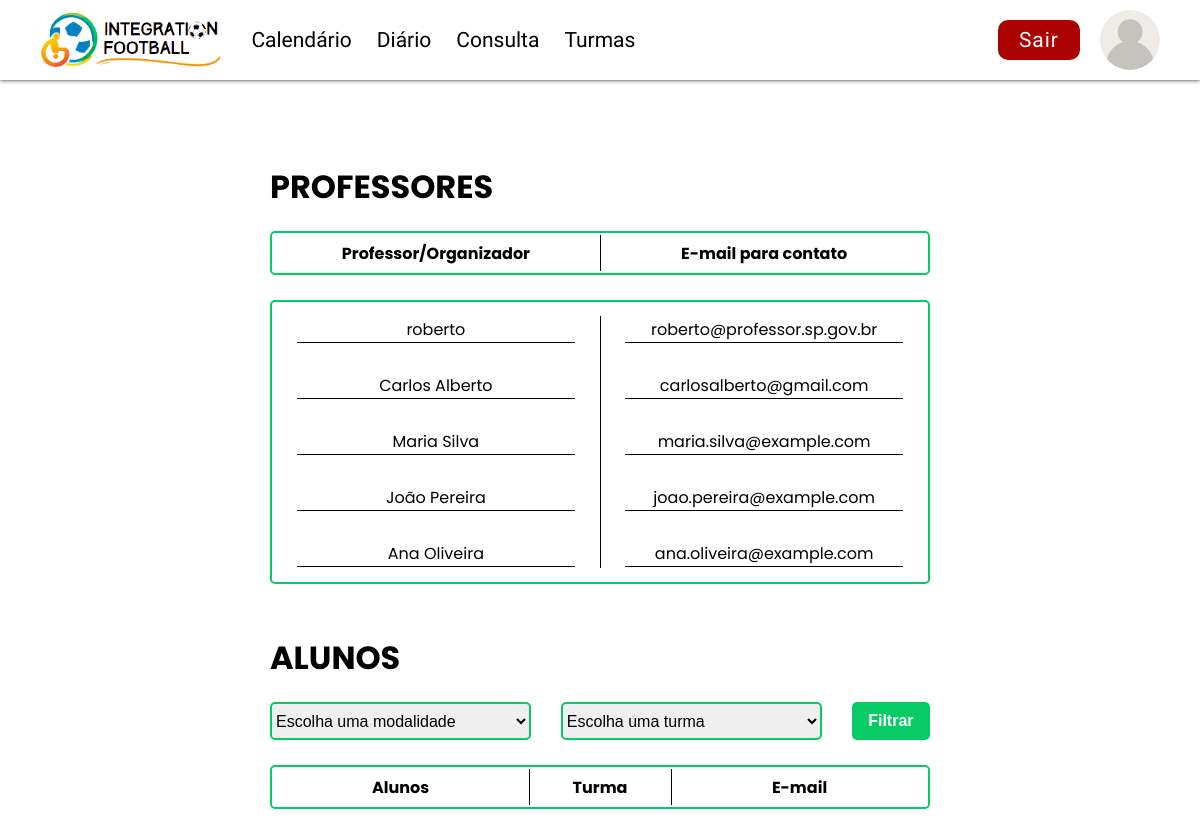
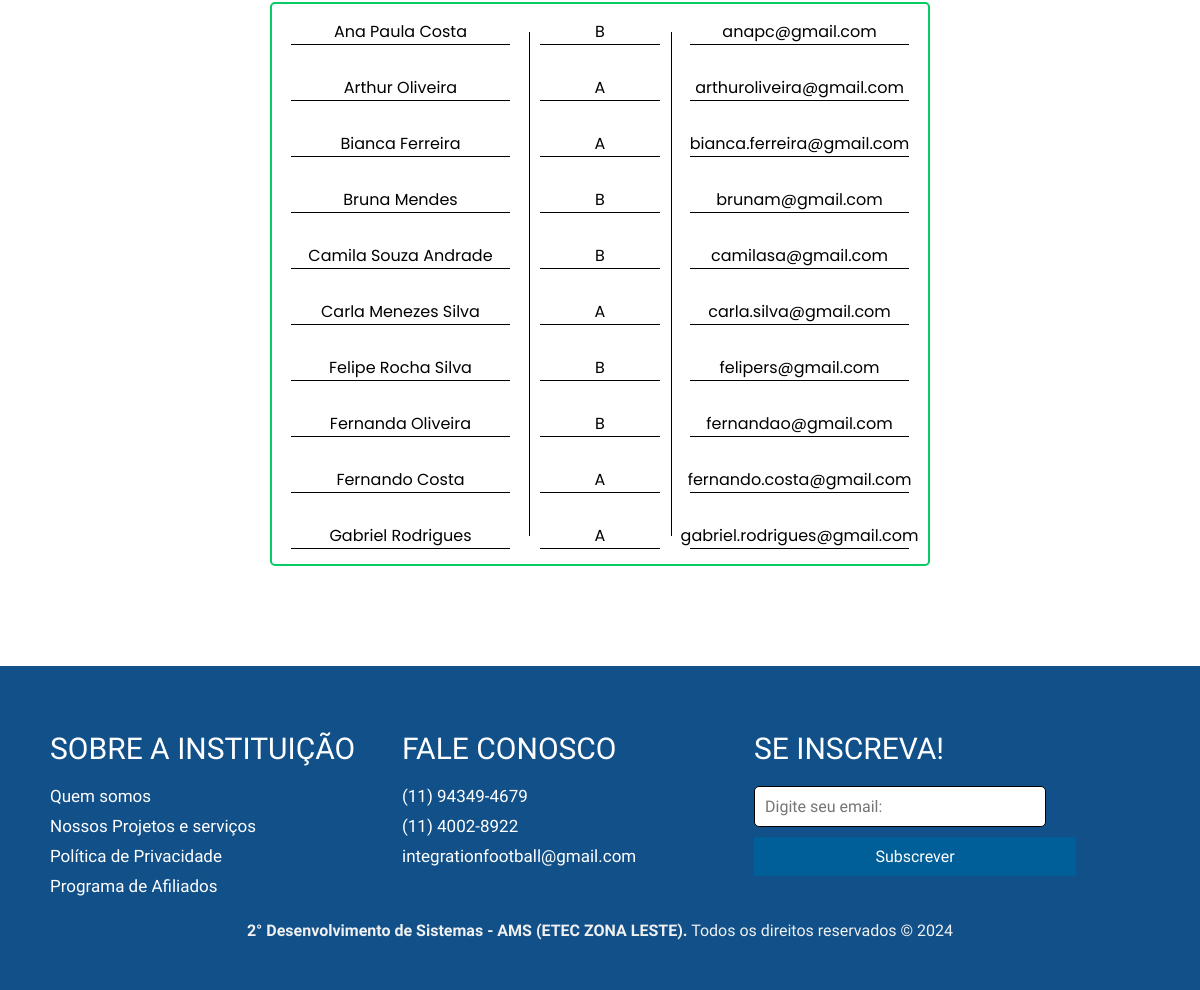
Page /turmasProfessor.php on the committed database (2 pictures, top to bottom).
### tables this page shows
CREATE TABLE `professores` (
  `id` int(11) NOT NULL,
  `nome_professor` varchar(255) NOT NULL,
  `cpf_professor` int(11) NOT NULL,
  `data_nasc` date NOT NULL,
  `email_professor` varchar(255) NOT NULL,
  `senha` varchar(55) NOT NULL,
  `telefone_professor` int(11) NOT NULL,
  `nome_coordenador` varchar(255) DEFAULT NULL
);

CREATE TABLE `alunos` (
  `id_aluno` int(10) UNSIGNED NOT NULL,
  `data_nasc` date NOT NULL,
  `cpf_aluno` int(11) NOT NULL,
  `telefone_aluno` int(11) NOT NULL,
  `nome_aluno` varchar(255) NOT NULL,
  `email_aluno` varchar(255) NOT NULL,
  `senha` varchar(255) NOT NULL,
  `id_turma` int(10) UNSIGNED DEFAULT NULL
);

CREATE TABLE `turma` (
  `id_turma` int(10) UNSIGNED NOT NULL,
  `nome_turma` varchar(50) DEFAULT NULL,
  `id_professor` int(11) DEFAULT NULL,
  `id_instituicao` int(11) DEFAULT NULL,
  `id_modalidade` int(11) DEFAULT NULL
);

### controller/conexao.php (called while the page is built, shortened)
<?php
class Conexao {
    private $host = "localhost";
    private $usuario = "root";
    private $senha = "";
    private $banco = "integrationfootball";
    private $conexao;
    public function __construct() {
        $this->conexao = new mysqli($this->host, $this->usuario, $this->senha, $this->banco);
    }
    public function getConexao() {
        return $this->conexao;
    }
}
?>

### controller/professorcontroller.php (called while the page is built, shortened)
<?php
require_once $_SERVER['DOCUMENT_ROOT'] . '/Integration-Football-main/Integration-Football/model/professorModel.php';
class ProfessorController
{
    private $professor;
    public function __construct()
    {
        $this->professor = new Professor();
        if (isset($_POST['crud'])) {
            if ($_POST['crud'] == "INSERT") {
                $this->inserir();
            } elseif ($_POST['crud'] == "UPDATE") {
                $this->atualizar();
            } elseif ($_POST['crud'] == "DELETE") {
                $this->deletar();
            } elseif ($_POST['crud'] == "alterarSenha") {
                $this->redefinirSenha();
            }
        } else {
            $this->listar();
        }
    }
    public function listar()
    {
        return $this->professor->listar();
    }
}
new ProfessorController();

### model/professorModel.php (called while the page is built, shortened)
<?php
require_once $_SERVER['DOCUMENT_ROOT'] . "/Integration-Football-main/Integration-Football/controller/conexao.php";
class Professor
{
    private $conexao;
    public function __construct()
    {
        $this->conexao = new Conexao();
    }
    public function listar()
    {
        $sql = "SELECT * FROM professores";
        $stmt = $this->conexao->getConexao()->prepare($sql);
        $stmt->execute();
        $result = $stmt->get_result();
        $professores = [];
        while ($professor = $result->fetch_assoc()) {
            $professores[] = $professor;
        }
        return $professores;
    }
}

### controller/alunocontroller.php (called while the page is built, shortened)
<?php
require_once $_SERVER['DOCUMENT_ROOT'].'/Integration-Football-main/Integration-Football/model/alunoModel.php';
class AlunoController {
    private $aluno;
    public function __construct() {
        $this->aluno = new Aluno();
        if(isset($_POST['crud'])){
            if($_POST['crud']=="INSERT"){
                $this->inserir();
            }elseif($_POST['crud']=="UPDATE"){
                 $this->atualizar();
            }elseif($_POST['crud']=="DELETE"){
                $this->deletar();
            }elseif ($_POST['crud'] == "alterarSenha") {
                $this->redefinirSenha();
            }
        }else{
            $this->listar();
        }
    }
    public function listar(){
        return $this->aluno->listar();
    }
}
new AlunoController();
?>

### model/alunoModel.php (called while the page is built, shortened)
<?php
require_once $_SERVER['DOCUMENT_ROOT'] . "/Integration-Football-main/Integration-Football/controller/conexao.php";
class Aluno
{
    private $conexao;
    public function __construct()
    {
        $this->conexao = new Conexao();
    }
    public function listar()
    {
        $sql = "SELECT * FROM alunos ORDER BY nome_aluno ASC LIMIT 10 ";
        $stmt = $this->conexao->getConexao()->prepare($sql);
        $stmt->execute();
        $result = $stmt->get_result();
        $alunos = [];
        while ($aluno = $result->fetch_assoc()) {
            $alunos[] = $aluno;
        }
        return $alunos;
    }
}

### controller/turmacontroller.php (called while the page is built, shortened)
<?php
require_once $_SERVER['DOCUMENT_ROOT'] . '/Integration-Football-main/Integration-Football/model/turmaModel.php';
class TurmaController
{
    private $turma;
    public function __construct()
    {
        $this->turma = new Turma();
        if (isset($_POST['crud'])) {
            if ($_POST['crud'] == "INSERT") {
                $this->inserir();
            } elseif ($_POST['crud'] == "UPDATE") {
                $this->atualizar();
            } elseif ($_POST['crud'] == "DELETE") {
                $this->deletar();
            }
            header("Location:" . "../principal.php");
        } else {
            $this->listar();
        }
    }
    public function listar()
    {
        return $this->turma->listar();
    }
    public function buscarTurma($idTurma)
    {
        return $this->turma->buscarTurma($idTurma);
    }
}
new TurmaController();

### model/turmaModel.php (called while the page is built, shortened)
<?php
class Turma
{
    private $conexao;
    public function __construct()
    {
        $this->conexao = new Conexao();
    }
    public function buscarTurma($idTurma)
    {
        $sql = "SELECT * FROM turma WHERE id_turma = ?";
        $stmt = $this->conexao->getConexao()->prepare($sql);
        $stmt->bind_param('i', $idTurma);
        $stmt->execute();
        $result = $stmt->get_result();
        $turmas = [];
        while ($turma = $result->fetch_assoc()) {
            $turmas[] = $turma;
        }
        return $turmas;
    }
    public function listar()
    {
        $sql = "SELECT * FROM turma";
        $stmt = $this->conexao->getConexao()->prepare($sql);
        $stmt->execute();
        $result = $stmt->get_result();
        $turmas = [];
        while ($turma = $result->fetch_assoc()) {
            $turmas[] = $turma;
        }
        return $turmas;
    }
}

### turmasProfessor.php (the view, shortened to what this page needs)
<?php
require_once './controller/alunocontroller.php';
require_once './controller/professorcontroller.php';
require_once './controller/turmacontroller.php';
include_once('./templetes/headerProfessor.php');
?>
<div class="container">
    <div id="consulta">
        <div id="form" action="">
            <h1 id="titulo">PROFESSORES</h1>
            <div id="th">
                <div id="th-esquerda">
                    <h3>Professor/Organizador</h3>
                </div>
                <div id="th-direita">
                    <h3>E-mail para contato</h3>
                </div>
            </div>
            <div id="table">
                <div class="nomes-table " id="nomes-professores">
                    <?php
                    $professorcontroller = new professorcontroller();
                    $professores = $professorcontroller->listar();
                    foreach ($professores as $professor) {
                    ?>
                        <div id="tr-nome">
                            <p><?= $professor['nome_professor']; ?></p>
                            <div class="separador-horizontal"></div>
                        </div>
                    <?php } ?>
                </div>
                <div class="contatos" id="contato-professores">
                    <?php
                    foreach ($professores as $professor) {
                    ?>
                        <div id="tr-nome">
                            <p><?= $professor['email_professor']; ?></p>
                            <div class="separador-horizontal"></div>
                        </div>
                    <?php } ?>
                </div>
            </div>
            <br><br>
            <h1 id="titulo">ALUNOS</h1>
            <form id="form-filtro">
                <select required name="modalidade" id="select-modalidade" onChange="enviarModalidade()">
                    <option value="" disabled selected hidden>Escolha uma modalidade</option>
                </select>
                <select require name="turma" id="select-turma" onChange="">
                    <option value="0" disabled selected hidden>Escolha uma turma</option>
                </select>
                <button class="filtrar" onclick="filtrar()" type="button">Filtrar</button>
            </form>
            <br>
            <div id="th">
                <div id="th-esquerda">
                    <h3>Alunos</h3>
                </div>
                <div id="th-centro">
                    <h3>Turma</h3>
                </div>
                <div id="th-direita">
                    <h3>E-mail</h3>
                </div>
            </div>
            <div id="table">
                <div class="nomes-table " id="nomes-alunos">
                    <?php
                    $alunocontroller = new alunocontroller();
                    $alunos = $alunocontroller->listar();
                    foreach ($alunos as $aluno) {
                    ?>
                        <div id="tr-nome">
                            <p><?= $aluno['nome_aluno']; ?></p>
                            <div class="separador-horizontal"></div>
                        </div>
                    <?php } ?>
                </div>
                <div id="Turma">
                    <?php
                    $turmacontroller = new TurmaController();
                    $alunocontroller = new alunocontroller();
                    $alunos = $alunocontroller->listar();
                    foreach ($alunos as $aluno) {
                        $turma = $turmacontroller->buscarTurma($aluno['id_turma']);
                        foreach ($turma as $turmas) {
                    ?>
                            <div id="tr-nome">
                                <p><?= $turmas['nome_turma']; ?></p>
                                <div class="separador-horizontal"></div>
                            </div>
                    <?php }
                    } ?>
                </div>
                <div class="contatos" id="contato-alunos">
                    <div class="nomes-table " id="nomes-alunos">
                        <?php
                        $alunocontroller = new alunocontroller();
                        $alunos = $alunocontroller->listar();
                        foreach ($alunos as $aluno) {
                        ?>
                            <div id="tr-nome">
                                <p><?= $aluno['email_aluno']; ?></p>
                                <div class="separador-horizontal"></div>
                            </div>
                        <?php } ?>
                    </div>
                </div>
            </div>
        </div>
        <br><br><br><br><br>
    </div>
    <?php
    include_once('./templetes/footer.php');
    ?>

### templetes/headerProfessor.css (style rules this page uses)
* { padding: 0; margin: 0; }
body { overflow-x: hidden; margin-top: 40px; }

### templetes/footer.css (style rules this page uses)
* { margin: 0; padding: 0; }
.container { display: flex; flex-direction: column; min-height: 100vh; }

### css/turmasprofessores.css (style rules this page uses)
.container { width: 100vw; margin-top: 80px; font-family: "Poppins", sans-serif; }
#titulo { margin-bottom: 20px; }
h3 { font-size: 100%; }
p { font-size: 100%; }
#form-filtro { display: flex; width: 100%; gap: 30px; }
.filtrar { width: 200px; background-color: #07cb65; border: none; border-radius: 5px; font-weight: bold; color: white; font-size: 16px; cursor: pointer; transition: transform 0.3s ease; }
select { width: 100%; height: 38px; font-size: 16px; }
#select-modalidade { border: 2px solid #07cb65; border-radius: 5px; }
#select-turma { border: 2px solid #07cb65; border-radius: 5px; }
#th { display: flex; justify-content: space-between; border: solid 2px #07cb65; border-radius: 5px; align-items: center; height: 40px; margin-bottom: 25px; }
#th-direita { display: flex; justify-content: center; width: 100%; }
#th-centro { display: flex; justify-content: center; width: 55%; }
#th-esquerda { display: flex; justify-content: center; width: 100%; }
.separador-horizontal { width: 85%; background-color: black; height: 1px; }
#table { display: flex; align-items: center; justify-content: space-between; border: solid 2px #07cb65; border-radius: 5px; }
.nomes-table { display: flex; flex-direction: column; width: 100%; }
.contatos { display: flex; flex-direction: column; width: 100%; }
#Turma { display: flex; flex-direction: column; width: 55%; }
#tr-nome { margin-top: 15px; margin-bottom: 15px; display: flex; flex-direction: column; width: 100%; align-items: center; }
#consulta { width: 100%; display: flex; justify-content: center; }
#form { display: flex; flex-direction: column; width: 55%; min-width: 650px; margin-top: 25px; }

### rows in the picture
professores: nome_professor "roberto", email_professor "roberto@professor.sp.gov.br"
professores: nome_professor "Carlos Alberto", email_professor "carlosalberto@gmail.com"
professores: nome_professor "Maria Silva", email_professor "maria.silva@example.com"
professores: nome_professor "João Pereira", email_professor "joao.pereira@example.com"
professores: nome_professor "Ana Oliveira", email_professor "ana.oliveira@example.com"
alunos: nome_aluno "Ana Paula Costa", email_aluno "anapc@gmail.com"
alunos: nome_aluno "Arthur Oliveira", email_aluno "arthuroliveira@gmail.com"
alunos: nome_aluno "Bianca Ferreira", email_aluno "bianca.ferreira@gmail.com"
alunos: nome_aluno "Bruna Mendes", email_aluno "brunam@gmail.com"
alunos: nome_aluno "Camila Souza Andrade", email_aluno "camilasa@gmail.com"
alunos: nome_aluno "Carla Menezes Silva", email_aluno "carla.silva@gmail.com"
alunos: nome_aluno "Felipe Rocha Silva", email_aluno "felipers@gmail.com"
alunos: nome_aluno "Fernanda Oliveira", email_aluno "fernandao@gmail.com"
alunos: nome_aluno "Fernando Costa", email_aluno "fernando.costa@gmail.com"
alunos: nome_aluno "Gabriel Rodrigues", email_aluno "gabriel.rodrigues@gmail.com"
turma: nome_turma "B"
turma: nome_turma "A"
turma: nome_turma "A"
